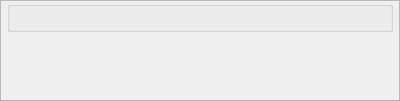
<?xml version='1.0'?>
<ui version="4.0">
 <class>PodInfo</class>
 <widget class="QDockWidget" name="PodInfo">
  <property name="geometry">
   <rect>
    <x>0</x>
    <y>0</y>
    <width>400</width>
    <height>101</height>
   </rect>
  </property>
  <property name="minimumSize">
   <size>
    <width>200</width>
    <height>101</height>
   </size>
  </property>
  <property name="contextMenuPolicy">
   <enum>Qt::ActionsContextMenu</enum>
  </property>
  <property name="allowedAreas">
   <set>Qt::RightDockWidgetArea| Qt::LeftDockWidgetArea</set>
  </property>
  <property name="features">
   <set>QDockWidget::NoDockWidgetFeatures</set>
   <set>QDockWidget::DockWidgetMovable</set>
  </property>
  <property name="windowTitle">
   <string>Precise Orbit Determination</string>
  </property>
  <widget class="QWidget" name="dockWidgetContents">
   <layout class="QVBoxLayout" name="verticalLayout">
    <property name="spacing">
     <number>0</number>
    </property>
    <property name="leftMargin">
     <number>0</number>
    </property>
    <property name="topMargin">
     <number>0</number>
    </property>
    <property name="rightMargin">
     <number>0</number>
    </property>
    <property name="bottomMargin">
     <number>0</number>
    </property>
    <item>
     <widget class="QScrollArea" name="scrollArea">
      <property name="widgetResizable">
       <bool>true</bool>
      </property>
      <widget class="QWidget" name="scrollAreaWidgetContents">
       <property name="geometry">
        <rect>
         <x>0</x>
         <y>0</y>
         <width>398</width>
         <height>87</height>
        </rect>
       </property>
       <layout class="QVBoxLayout" name="verticalLayout_2">
        <property name="spacing">
         <number>0</number>
        </property>
        <property name="leftMargin">
         <number>6</number>
        </property>
        <property name="topMargin">
         <number>0</number>
        </property>
        <property name="rightMargin">
         <number>6</number>
        </property>
        <property name="bottomMargin">
         <number>6</number>
        </property>
        <item>
         <widget class="QGroupBox" name="GraphicGroup">
          <property name="title"/>
         </widget>
        </item>

        <item>
         <spacer name="verticalSpacer">
          <property name="orientation">
           <enum>Qt::Vertical</enum>
          </property>
          <property name="sizeHint" stdset="0">
           <size>
            <width>20</width>
            <height>40</height>
           </size>
          </property>
         </spacer>
        </item>
       </layout>
      </widget>
     </widget>
    </item>
   </layout>
  </widget>
  <action name="actionStatus">
   <property name="checkable">
    <bool>true</bool>
   </property>
   <property name="checked">
    <bool>true</bool>
   </property>
   <property name="text">
    <string>POD Status</string>
   </property>
  </action>
  <action name="actionGraphic">
   <property name="checkable">
    <bool>true</bool>
   </property>
   <property name="checked">
    <bool>false</bool>
   </property>
   <property name="text">
    <string>POD Graphic</string>
   </property>
  </action>
 </widget>
 <resources/>
 <connections>
 </connections>
</ui>
